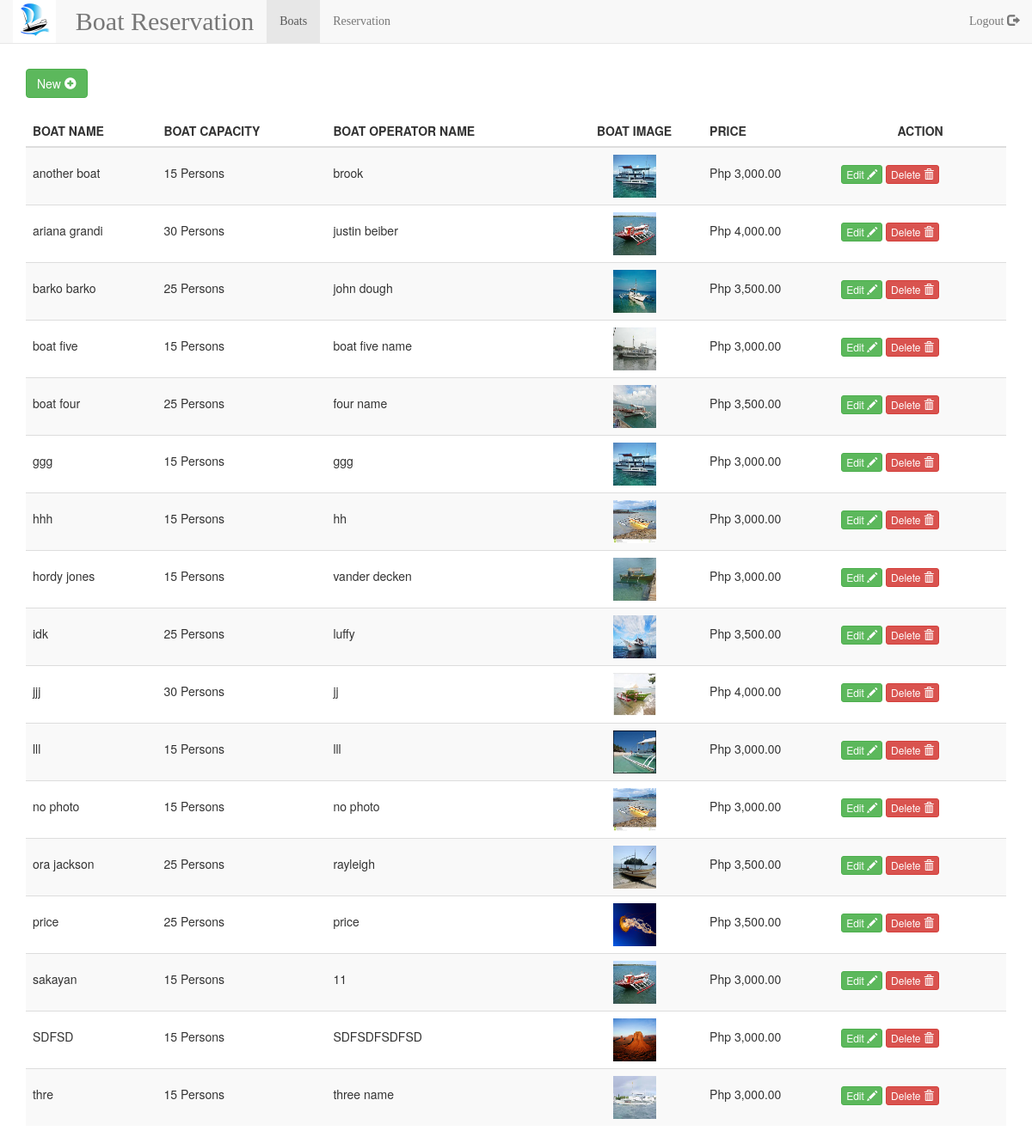
The app's page /admin/index.php with its own data.
### tables this page shows
CREATE TABLE `boats` (
  `b_id` int(11) NOT NULL,
  `b_name` varchar(35) NOT NULL,
  `b_cpcty` varchar(35) NOT NULL,
  `b_on` varchar(35) NOT NULL,
  `b_img` varchar(255) NOT NULL,
  `b_price` double NOT NULL
);

### database/connection.php (called while the page is built, shortened)
<?php
class connection{
	public function __construct($username="root", $password="", $host="localhost", $dbname="boat", $options = []){
		try{
			$this->datab = new PDO("mysql:host={$host};  dbname={$dbname}; charset=utf8", $username, $password, $options);
		}catch(PDOException $e){
			throw new Exception($e->getMessage());
		}
	}
}
 ?>

### database/Database.php (called while the page is built, shortened)
<?php
include_once('connection.php');
class Database extends connection{
	public function getRows($query, $params = []){
		try {
			$stmt = $this->datab->prepare($query);
			$stmt->execute($params);
			return $stmt->fetchAll();
		} catch (PDOException $e) {
			throw new Exception($e->getMessage());
		}
	}
}
 ?>

### admin/index.php (the view, shortened to what this page needs)
<?php
	$db = new Database();
?>
<!DOCTYPE html>
<html lang="">
	<head>
		<link rel="stylesheet" type="text/css" href="../bootstrap/css/bootstrap.css">
		<link rel="stylesheet" type="text/css" href="../bootstrap/css/jquery.dataTables.css">
	    <link rel="stylesheet" href="../bootstrap/css/jquery.dataTables.css">
	</head>
	<body>
			<nav class="navbar navbar-default navbar-fixed-top" role="navigation">
				<div class="container-fluid">
					<div class="navbar-header">
						<img src="../img/boatlogoss.jpg" height="50" width="50"> &nbsp;
					</div>
					<div class="collapse navbar-collapse navbar-ex1-collapse">
						<ul class="nav navbar-nav">
							<li><a href="#" style="font-family: Times New Roman; font-size: 30px;">Boat Reservation</a></li>
						</ul>
						<ul class="nav navbar-nav" style="font-family: Times New Roman;">
							<li class="active">
								<a href="index.php">Boats</a>
							</li>
							<li>
								<a href="reservation.php">Reservation</a>
							</li>
						</ul>
						<ul class="nav navbar-nav navbar-right" style="font-family: Times New Roman;">
							<li>
								<?php include_once('../includes/logout.php'); ?>
							</li>
						</ul>
					</div>
				</div>
			</nav>
		<br />
		<br />
		<br />
		<br />
		 <div class="container">
			<a href="newboat.php" class="btn btn-success">
				New
				<span class="glyphicon glyphicon-plus-sign" aria-hidden="true"></span>
			</a>
			<br />
			<br />
		 	 <table id="myTable" class="table table-striped" >
				<thead>
					<th>BOAT NAME</th>
					<th>BOAT CAPACITY</th>
					<th>BOAT OPERATOR NAME</th>
					<th><center>BOAT IMAGE</center></th>
					<th>PRICE</th>
					<th><center>ACTION</center></th>
				</thead>
				<tbody>
					<?php
						$sql = "SELECT * FROM boats ORDER BY b_name";
						$res = $db->getRows($sql);
						foreach ($res as $row) {
							$bid = $row['b_id'];
							$bn = $row['b_name'];
							$bcpcty = $row['b_cpcty'];
							$bon = $row['b_on'];
							$bimg = $row['b_img'];
							$bPrice = $row['b_price'];
					?>
					<tr>
						<td class="align-img"><?php echo $bn; ?></td>
						<td class="align-img"><?php echo $bcpcty; ?></td>
						<td class="align-img"><?php echo $bon; ?></td>
						<td class="align-img"><center><img src="<?php echo $bimg; ?>" width="50" height="50"></center></td>
						<td class="align-img"><?php echo 'Php '.number_format($bPrice, 2); ?></td>
						<td class="align-img">
							<a class = "btn btn-success btn-xs" href="boatsupdate.php?editid=<?php echo $bid; ?>">
								Edit
								<span class="glyphicon glyphicon-pencil" aria-hidden="true"></span>
							</a>
							<a class = "btn btn-danger  btn-xs" href="index.php?delid=<?php echo $bid; ?>&bimg=<?php echo $bimg; ?>">
								Delete
								<span class="glyphicon glyphicon-trash" aria-hidden="true"></span>
							</a>
						</td>
					</tr>
					<?php } ?>
				</tbody>
			</table>
		 </div>
	</body>
    <link rel="stylesheet" href="../bootstrap/css/jquery.dataTables.css">
</html>

### includes/logout.php
<a href="../logout.php">
	Logout
	<span class="glyphicon glyphicon-log-out" aria-hidden="true"></span>
</a>

### admin/index.php (style rules this page uses)
.navbar { margin-bottom:0px !important; }
td.align-img { line-height: 3 !important; }

### records on screen
boats: b_name "another boat", b_cpcty "15 Persons", b_on "brook", b_img (picture), b_price "3,000.00"
boats: b_name "ariana grandi", b_cpcty "30 Persons", b_on "justin beiber", b_img (picture), b_price "4,000.00"
boats: b_name "barko barko", b_cpcty "25 Persons", b_on "john dough", b_img (picture), b_price "3,500.00"
boats: b_name "boat five", b_cpcty "15 Persons", b_on "boat five name", b_img (picture), b_price "3,000.00"
boats: b_name "boat four", b_cpcty "25 Persons", b_on "four name", b_img (picture), b_price "3,500.00"
boats: b_name "ggg", b_cpcty "15 Persons", b_on "ggg", b_img (picture), b_price "3,000.00"
boats: b_name "hhh", b_cpcty "15 Persons", b_on "hh", b_img (picture), b_price "3,000.00"
boats: b_name "hordy jones", b_cpcty "15 Persons", b_on "vander decken", b_img (picture), b_price "3,000.00"
boats: b_name "idk", b_cpcty "25 Persons", b_on "luffy", b_img (picture), b_price "3,500.00"
boats: b_name "jjj", b_cpcty "30 Persons", b_on "jj", b_img (picture), b_price "4,000.00"
boats: b_name "lll", b_cpcty "15 Persons", b_on "lll", b_img (picture), b_price "3,000.00"
boats: b_name "no photo", b_cpcty "15 Persons", b_on "no photo", b_img (picture), b_price "3,000.00"
boats: b_name "ora jackson", b_cpcty "25 Persons", b_on "rayleigh", b_img (picture), b_price "3,500.00"
boats: b_name "price", b_cpcty "25 Persons", b_on "price", b_img (picture), b_price "3,500.00"
boats: b_name "sakayan", b_cpcty "15 Persons", b_on "11", b_img (picture), b_price "3,000.00"
boats: b_name "SDFSD", b_cpcty "15 Persons", b_on "SDFSDFSDFSD", b_img (picture), b_price "3,000.00"
boats: b_name "thre", b_cpcty "15 Persons", b_on "three name", b_img (picture), b_price "3,000.00"
